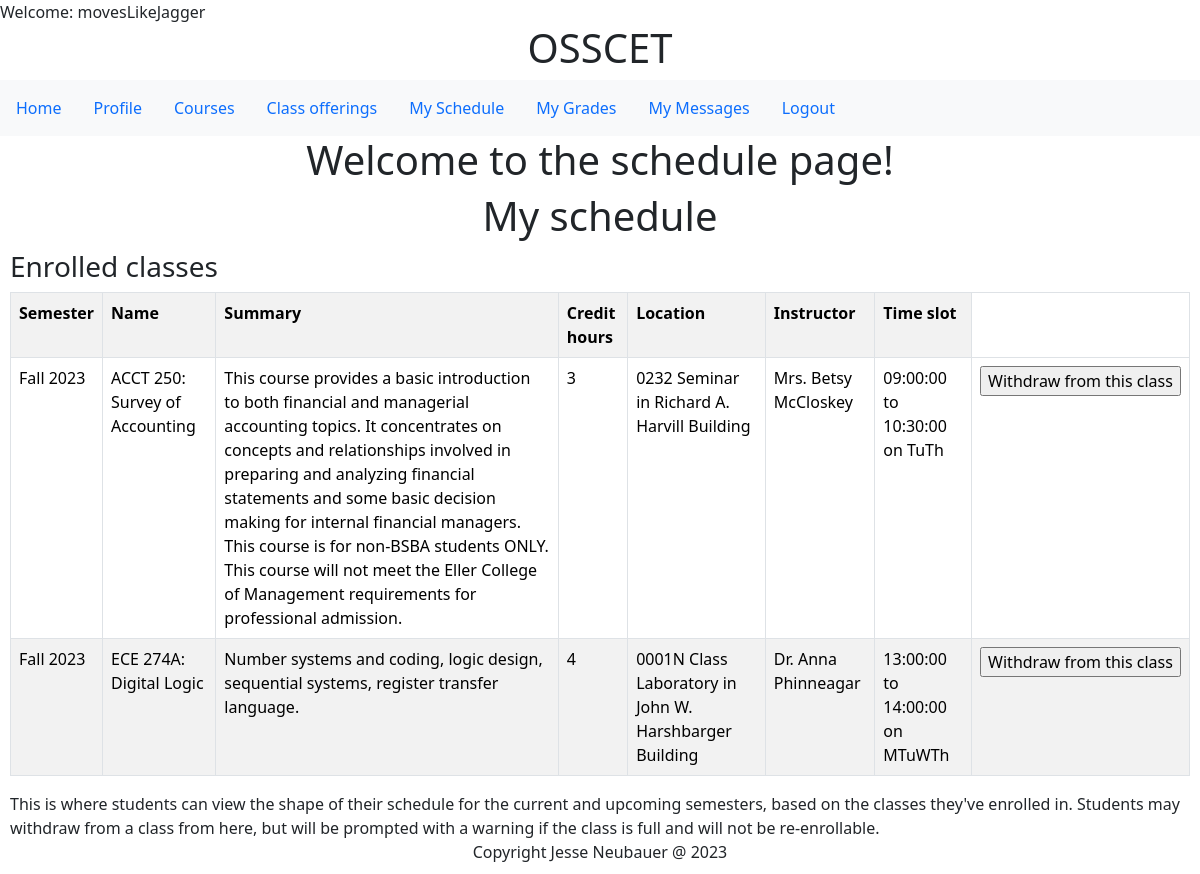
The page /schedule.php (signed in) on the database its author committed.
### tables this page shows
CREATE TABLE `enrollment` (
  `class_id` bigint(20) NOT NULL,
  `user_id` bigint(20) NOT NULL,
  `enrollment_date` timestamp NOT NULL DEFAULT current_timestamp() ON UPDATE current_timestamp(),
  `enrollment_status` char(1) DEFAULT NULL,
  `grade` double DEFAULT NULL
);

CREATE TABLE `semesters` (
  `semester_name` varchar(50) NOT NULL,
  `start_date` date NOT NULL,
  `end_date` date NOT NULL
);

CREATE TABLE `courses` (
  `course_id` varchar(10) NOT NULL,
  `course_name` varchar(100) NOT NULL,
  `summary` varchar(1000) DEFAULT NULL,
  `credits` int(11) NOT NULL,
  `track_id` int(11) NOT NULL,
  `prerequesites` tinyint(1) DEFAULT NULL,
  `default_max_capacity` int(11) DEFAULT NULL
);

CREATE TABLE `rooms` (
  `room_id` varchar(10) NOT NULL,
  `room_name` varchar(45) NOT NULL,
  `building_name` varchar(200) DEFAULT NULL,
  `capacity` int(11) NOT NULL,
  `ada_accessible` tinyint(1) DEFAULT NULL,
  `building_address` varchar(200) DEFAULT NULL
);

CREATE TABLE `teachers` (
  `user_id` int(11) NOT NULL,
  `teacher_id` varchar(20) NOT NULL,
  `password` varchar(45) NOT NULL,
  `role_id` int(11) DEFAULT NULL,
  `email` varchar(45) DEFAULT 'teacher@uagc.edu',
  `phone` varchar(45) DEFAULT '(111)222-3333',
  `prefix` varchar(5) DEFAULT 'Mx.',
  `first_name` varchar(45) NOT NULL,
  `last_name` varchar(45) NOT NULL,
  `ssn` varchar(20) DEFAULT '111-22-3333',
  `hire_date` date NOT NULL DEFAULT current_timestamp(),
  `mailing_address` varchar(500) DEFAULT '1401 University of AZ, Tucson, AZ, 85719',
  `salary` double DEFAULT NULL,
  `bio_summary` varchar(1000) DEFAULT 'This is a placeholder for where your biography/summary should go. It will be shown to students, describing you. Please put it in 3rd person and make sure to include your pronouns.'
);

CREATE TABLE `offerings` (
  `class_id` bigint(20) NOT NULL,
  `course_id` varchar(10) NOT NULL,
  `teacher_user_id` bigint(20) NOT NULL,
  `room_id` varchar(10) NOT NULL,
  `occupancy` int(11) DEFAULT NULL,
  `vacancies` int(11) DEFAULT NULL,
  `semester_name` varchar(50) NOT NULL,
  `start_time` time DEFAULT NULL,
  `end_time` time DEFAULT NULL,
  `monday` tinyint(1) DEFAULT NULL,
  `tuesday` tinyint(1) DEFAULT NULL,
  `wednesday` tinyint(1) DEFAULT NULL,
  `thursday` tinyint(1) DEFAULT NULL,
  `friday` tinyint(1) DEFAULT NULL,
  `saturday` tinyint(1) DEFAULT NULL,
  `sunday` tinyint(1) DEFAULT NULL
);

### schedule_student.php (the view, shortened to what this page needs)
<!DOCTYPE html>
<html lang="en">
<head>
</head>
<body>
<div class="container text-center">
<h1>My schedule</h1>
</div>
</head>
<body>
    <div class="bs-example">
            <div class="row">
                <div class="col-md-12">
                    <div class="page-header clearfix">
                        <h3 class="pull-left">Enrolled classes</h3>
                    </div>
                    <?php
                    include_once 'db.php';
         $user_id = $_SESSION['user_id'];
         $result = mysqli_query($conn,"SELECT * FROM enrollment
                    INNER JOIN offerings on enrollment.class_id=offerings.class_id
                    INNER JOIN teachers ON offerings.teacher_user_id=teachers.user_id
                    INNER JOIN courses ON offerings.course_id=courses.course_id
                    INNER JOIN rooms ON offerings.room_id=rooms.room_id
                    INNER JOIN semesters ON offerings.semester_name=semesters.semester_name
                    WHERE enrollment.user_id = '$user_id' and enrollment_status = 'a'
                    ORDER BY `start_date`, `start_time`");
                    if ($result->num_rows > 0) {
                        ?>
                          <table class='table table-bordered table-striped'>
                           <th>Semester</th>
                           <th>Name</th>
                            <th>Summary</th>
                            <th>Credit hours</th>
                            <th>Location</th>
                            <th>Instructor</th>
                            <th>Time slot</th>
                        <?php
                        while($row = mysqli_fetch_array($result)) {
                            $teacher_name = $row['prefix'] . ' ' . $row['first_name'] . ' ' . $row['last_name'];
                            $location = $row['room_name'] . ' in ' . $row['building_name'];
                            $class_days = "";
                            if($row['monday'] == 1){$class_days = $class_days . 'M';}
                            if($row['tuesday'] == 1){$class_days = $class_days . 'Tu';}
                            if($row['wednesday'] == 1){$class_days = $class_days . 'W';}
                            if($row['thursday'] == 1){$class_days = $class_days . 'Th';}
                            $time_slot = $row['start_time'] . ' to ' . $row['end_time'] . ' on ' . $class_days;
                        ?>
                        <tr>
                            <td><?php echo $row["semester_name"]; ?></td>
                            <td><?php echo $row["course_id"]; echo ': '; echo $row["course_name"]; ?></td>
                            <td><?php echo $row["summary"]; ?></td>
                            <td><?php echo $row["credits"]; ?></td>
                            <td><?php echo $location; ?></td>
                            <td><?php echo $teacher_name; ?></td>
                            <td><?php echo $time_slot; ?></td>
                            <?php $displayed_class_id = $row["class_id"];
                            if($search_enrollments = $conn->prepare('SELECT * from enrollment where `class_id`=? and `user_id`=?')){
                                $search_enrollments->execute([$displayed_class_id, $user_id]);
                                $search_enrollments_result = $search_enrollments->get_result();
                            if($search_enrollments_result->num_rows <1){ ?>
                                <td><form method="POST" action="classes.php"><input type="hidden" name="class_id" value="<?php echo $row['class_id'] ?>"><input type="submit" name="enroll" value="Enroll in this class"></form></td> <?php }
                            else { ?>
                            <td><form method="POST" action="classes.php"><input type="hidden" name="class_id" value="<?php echo $row['class_id'] ?>"><input type="submit" name="withdraw" value="Withdraw from this class"></form></td>
                           <?php }} ?>
                        </tr>
                        <?php
                        }
                        ?>
                        </table>
                         <?php
                        }
                        else{
                            echo "No result found";
                        }?>
                </div>
            </div>
    <div>
    This is where students can view the shape of their schedule for the current and upcoming semesters, based on the classes they've enrolled in.
    Students may withdraw from a class from here, but will be prompted with a warning if the class is full and will not be re-enrollable.
</div>
</body>
</html>

### schedule_student.php (style rules this page uses)
.bs-example { margin: 10px; }

### rows shown on the page
enrollment: semesters.semester_name "Fall 2023", courses.course_id "ACCT 250", courses.course_name "Survey of Accounting", courses.summary "This course provides a basic introduction to both financial and managerial accounting topics. It concentrates on concepts and relationships involved in preparing and analyzing financial statements and some basic decision making for internal financial managers. This course is for non-BSBA students ONLY. This course will not meet the Eller College of Management requirements for professional admission.", courses.credits "3", rooms.room_name+building_name "0232 Seminar in Richard A. Harvill Building", teachers.prefix+first_name+last_name "Mrs. Betsy McCloskey", class.end_time "09:00:00 to 10:30:00 on TuTh"
enrollment: semesters.semester_name "Fall 2023", courses.course_id "ECE 274A", courses.course_name "Digital Logic", courses.summary "Number systems and coding, logic design, sequential systems, register transfer language.", courses.credits "4", rooms.room_name+building_name "0001N Class Laboratory in John W. Harshbarger Building", teachers.prefix+first_name+last_name "Dr. Anna Phinneagar", class.end_time "13:00:00 to 14:00:00 on MTuWTh"

### other values the page prints
$_SESSION['username'] "movesLikeJagger"
